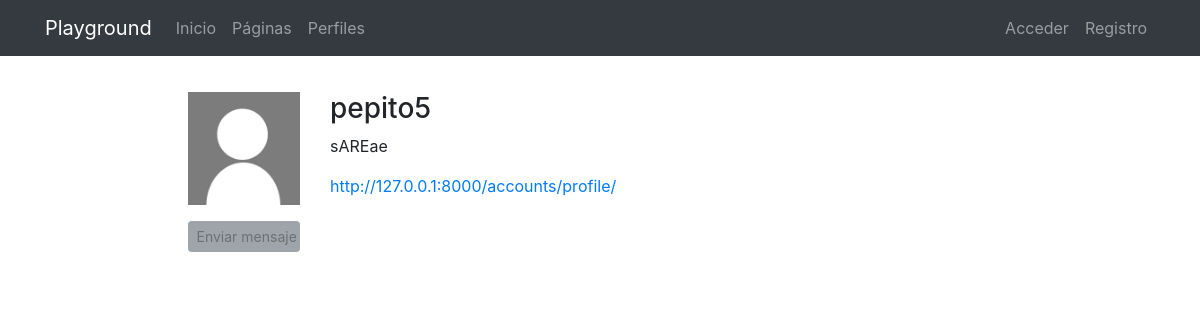
Before: /profiles/pepito5/ with the older database file.
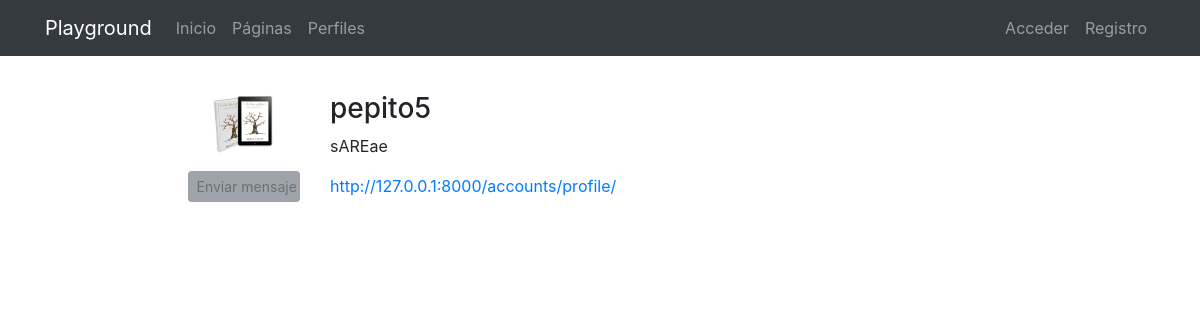
After: the same page with the newer database file.
### registration/models.py (models this page shows)
class Profile(models.Model):
    user = models.OneToOneField(User, on_delete=models.CASCADE)
    avatar = models.ImageField(upload_to=custom_upload_to, null=True, blank=True)
    bio = models.TextField(null=True, blank=True)
    link = models.URLField(max_length=200, null=True, blank=True)

### profiles/views.py (the view)
# urls.py: path('<username>/', ProfileDetailView.as_view(), name='detail'),
class ProfileDetailView(DetailView):
    model = Profile
    template_name = 'profiles/profile_detail.html'
    def get_object(self):
        return get_object_or_404(Profile, user__username=self.kwargs['username'])

### profiles/templates/profiles/profile_detail.html (shortened to what this page needs)
{% extends 'core/base.html' %}
{% load static %}
{% block content %}
<main role="main">
  <div class="container">
    <div class="row mt-3">
      <div class="col-md-9 mx-auto mb-5">
        <form action="" method="post" enctype="multipart/form-data">{% csrf_token %}
          <div class="row">
            <div class="col-md-2">
              {% if profile.avatar %}
                <img src="{{profile.avatar.url}}" class="img-fluid">
              {% else %}
                <img src="{% static 'registration/img/no-avatar.jpg' %}" class="img-fluid">
              {% endif %}
              {% if request.user != profile.user %}
                <a class="btn btn-secondary btn-sm btn-block mt-3 disabled" title="Funcionalidad no disponible aún">
                  Enviar mensaje
                </a>
              {% endif %}
            </div>
            <div class="col-md-10">
              <h3>{{profile.user}}</h3>
              {% if profile.bio %}<p>{{profile.bio}}</p>{% endif %}
              {% if profile.link %}<p><a href="{{profile.link}}" target="_blank">{{profile.link}}</a></p>{% endif %}
            </div>
          </div>
        </form>
      </div>
    </div>
  </div>
</main>
{% endblock %}

Changed rows visible on the page:
changed Profile "sAREae": avatar: picture added
